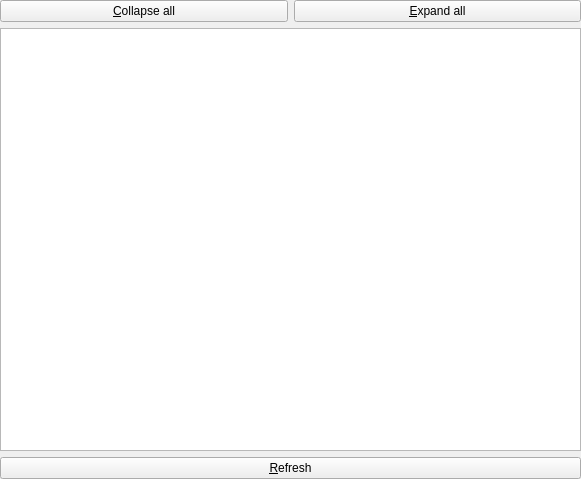
<?xml version="1.0" encoding="UTF-8"?>
<ui version="4.0">
 <class>_node_selector_pane</class>
 <widget class="NodeSelectorWidget" name="_node_selector_pane">
  <property name="geometry">
   <rect>
    <x>0</x>
    <y>0</y>
    <width>581</width>
    <height>479</height>
   </rect>
  </property>
  <layout class="QVBoxLayout" name="verticalLayout">
   <property name="margin">
    <number>0</number>
   </property>
   <item>
    <layout class="QHBoxLayout" name="horizontalLayout">
     <item>
      <widget class="QPushButton" name="_collapse_button">
       <property name="sizePolicy">
        <sizepolicy hsizetype="MinimumExpanding" vsizetype="Fixed">
         <horstretch>0</horstretch>
         <verstretch>0</verstretch>
        </sizepolicy>
       </property>
       <property name="minimumSize">
        <size>
         <width>75</width>
         <height>0</height>
        </size>
       </property>
       <property name="text">
        <string>&amp;Collapse all</string>
       </property>
      </widget>
     </item>
     <item>
      <widget class="QPushButton" name="_expand_button">
       <property name="sizePolicy">
        <sizepolicy hsizetype="MinimumExpanding" vsizetype="Fixed">
         <horstretch>0</horstretch>
         <verstretch>0</verstretch>
        </sizepolicy>
       </property>
       <property name="minimumSize">
        <size>
         <width>75</width>
         <height>0</height>
        </size>
       </property>
       <property name="font">
        <font>
         <weight>50</weight>
         <bold>false</bold>
        </font>
       </property>
       <property name="text">
        <string>&amp;Expand all</string>
       </property>
       <property name="checkable">
        <bool>false</bool>
       </property>
       <property name="autoDefault">
        <bool>false</bool>
       </property>
       <property name="default">
        <bool>false</bool>
       </property>
       <property name="flat">
        <bool>false</bool>
       </property>
      </widget>
     </item>
    </layout>
   </item>
   <item>
    <widget class="QTreeView" name="_node_selector_view">
     <property name="sizePolicy">
      <sizepolicy hsizetype="Expanding" vsizetype="Expanding">
       <horstretch>0</horstretch>
       <verstretch>0</verstretch>
      </sizepolicy>
     </property>
     <property name="selectionMode">
      <enum>QAbstractItemView::MultiSelection</enum>
     </property>
     <property name="animated">
      <bool>true</bool>
     </property>
     <property name="headerHidden">
      <bool>true</bool>
     </property>
     <attribute name="headerStretchLastSection">
      <bool>true</bool>
     </attribute>
    </widget>
   </item>
     <item>
      <widget class="QPushButton" name="_refresh_button">
       <property name="sizePolicy">
        <sizepolicy hsizetype="MinimumExpanding" vsizetype="Fixed">
         <horstretch>0</horstretch>
         <verstretch>0</verstretch>
        </sizepolicy>
       </property>
       <property name="minimumSize">
        <size>
         <width>75</width>
         <height>0</height>
        </size>
       </property>
       <property name="font">
        <font>
         <weight>50</weight>
         <bold>false</bold>
        </font>
       </property>
       <property name="text">
        <string>&amp;Refresh</string>
       </property>
       <property name="checkable">
        <bool>false</bool>
       </property>
       <property name="autoDefault">
        <bool>false</bool>
       </property>
       <property name="default">
        <bool>false</bool>
       </property>
       <property name="flat">
        <bool>false</bool>
       </property>
      </widget>
     </item>
  </layout>
 </widget>
 <customwidgets>
  <customwidget>
   <class>NodeSelectorWidget</class>
   <extends>QWidget</extends>
   <header>node_selector_widget</header>
   <container>1</container>
  </customwidget>
 </customwidgets>
 <resources/>
 <connections/>
</ui>
